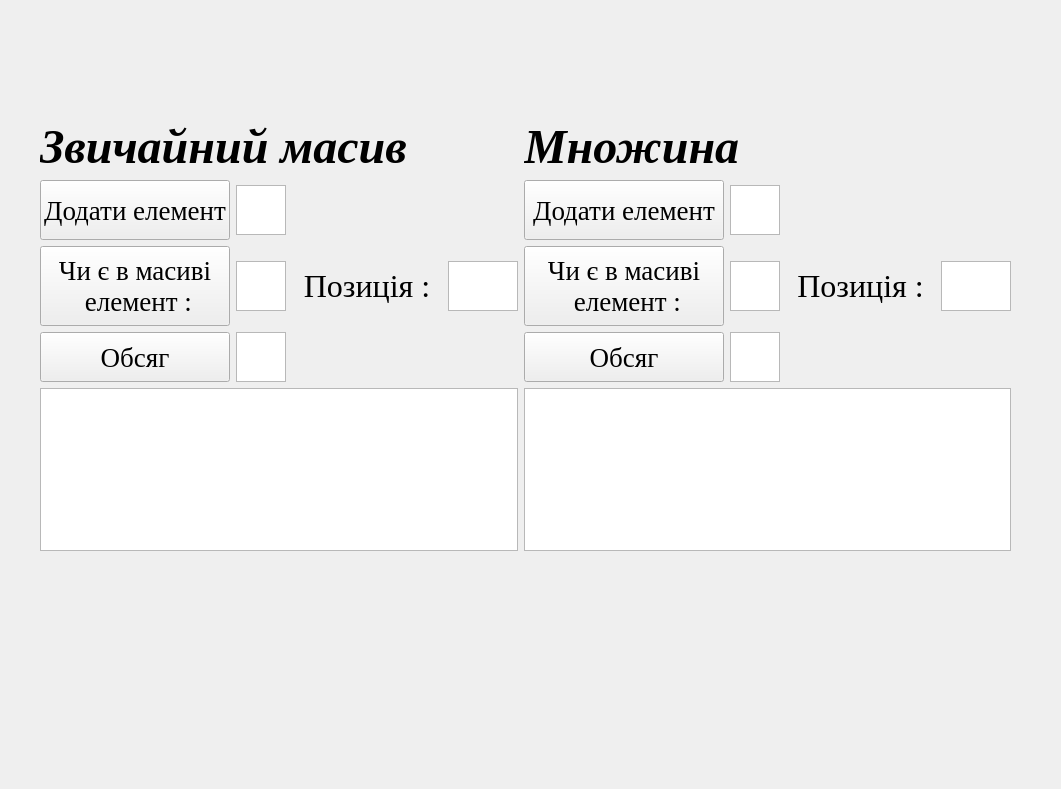
<?xml version="1.0" encoding="UTF-8"?>
<ui version="4.0">
 <class>MainWindow</class>
 <widget class="QMainWindow" name="MainWindow">
  <property name="geometry">
   <rect>
    <x>0</x>
    <y>0</y>
    <width>1061</width>
    <height>789</height>
   </rect>
  </property>
  <property name="windowTitle">
   <string>Array</string>
  </property>
  <widget class="QWidget" name="centralwidget">
   <widget class="QWidget" name="gridLayoutWidget">
    <property name="geometry">
     <rect>
      <x>40</x>
      <y>120</y>
      <width>971</width>
      <height>431</height>
     </rect>
    </property>
    <layout class="QGridLayout" name="gridLayout">
     <item row="3" column="6">
      <widget class="QLabel" name="label_7">
       <property name="font">
        <font>
         <family>Times</family>
         <pointsize>24</pointsize>
        </font>
       </property>
       <property name="layoutDirection">
        <enum>Qt::RightToLeft</enum>
       </property>
       <property name="text">
        <string>Позиція :</string>
       </property>
       <property name="alignment">
        <set>Qt::AlignCenter</set>
       </property>
      </widget>
     </item>
     <item row="5" column="4" colspan="4">
      <widget class="QTextEdit" name="SetArray">
       <property name="font">
        <font>
         <family>Times</family>
         <pointsize>36</pointsize>
        </font>
       </property>
       <property name="html">
        <string>&lt;!DOCTYPE HTML PUBLIC &quot;-//W3C//DTD HTML 4.0//EN&quot; &quot;http://www.w3.org/TR/REC-html40/strict.dtd&quot;&gt;
&lt;html&gt;&lt;head&gt;&lt;meta name=&quot;qrichtext&quot; content=&quot;1&quot; /&gt;&lt;style type=&quot;text/css&quot;&gt;
p, li { white-space: pre-wrap; }
&lt;/style&gt;&lt;/head&gt;&lt;body style=&quot; font-family:'Times'; font-size:36pt; font-weight:400; font-style:normal;&quot;&gt;
&lt;p style=&quot; margin-top:0px; margin-bottom:0px; margin-left:0px; margin-right:0px; -qt-block-indent:0; text-indent:0px;&quot;&gt; &lt;/p&gt;&lt;/body&gt;&lt;/html&gt;</string>
       </property>
      </widget>
     </item>
     <item row="3" column="1">
      <widget class="QTextEdit" name="value_simple">
       <property name="minimumSize">
        <size>
         <width>50</width>
         <height>50</height>
        </size>
       </property>
       <property name="maximumSize">
        <size>
         <width>50</width>
         <height>50</height>
        </size>
       </property>
       <property name="font">
        <font>
         <family>Times</family>
         <pointsize>24</pointsize>
        </font>
       </property>
      </widget>
     </item>
     <item row="0" column="4" colspan="4">
      <widget class="QLabel" name="label_4">
       <property name="font">
        <font>
         <family>Times</family>
         <pointsize>36</pointsize>
         <weight>75</weight>
         <italic>true</italic>
         <bold>true</bold>
        </font>
       </property>
       <property name="text">
        <string>Множина</string>
       </property>
      </widget>
     </item>
     <item row="3" column="2">
      <widget class="QLabel" name="label_6">
       <property name="font">
        <font>
         <family>Times</family>
         <pointsize>24</pointsize>
        </font>
       </property>
       <property name="layoutDirection">
        <enum>Qt::RightToLeft</enum>
       </property>
       <property name="text">
        <string>Позиція :</string>
       </property>
       <property name="alignment">
        <set>Qt::AlignCenter</set>
       </property>
      </widget>
     </item>
     <item row="1" column="0">
      <widget class="QPushButton" name="BaddSimple">
       <property name="enabled">
        <bool>true</bool>
       </property>
       <property name="minimumSize">
        <size>
         <width>0</width>
         <height>60</height>
        </size>
       </property>
       <property name="maximumSize">
        <size>
         <width>200</width>
         <height>60</height>
        </size>
       </property>
       <property name="font">
        <font>
         <family>Times</family>
         <pointsize>20</pointsize>
        </font>
       </property>
       <property name="text">
        <string>Додати елемент</string>
       </property>
      </widget>
     </item>
     <item row="3" column="3">
      <widget class="QTextEdit" name="position_simple">
       <property name="minimumSize">
        <size>
         <width>70</width>
         <height>50</height>
        </size>
       </property>
       <property name="maximumSize">
        <size>
         <width>70</width>
         <height>50</height>
        </size>
       </property>
       <property name="font">
        <font>
         <family>Times</family>
         <pointsize>24</pointsize>
        </font>
       </property>
       <property name="html">
        <string>&lt;!DOCTYPE HTML PUBLIC &quot;-//W3C//DTD HTML 4.0//EN&quot; &quot;http://www.w3.org/TR/REC-html40/strict.dtd&quot;&gt;
&lt;html&gt;&lt;head&gt;&lt;meta name=&quot;qrichtext&quot; content=&quot;1&quot; /&gt;&lt;style type=&quot;text/css&quot;&gt;
p, li { white-space: pre-wrap; }
&lt;/style&gt;&lt;/head&gt;&lt;body style=&quot; font-family:'Times'; font-size:24pt; font-weight:400; font-style:normal;&quot;&gt;
&lt;p style=&quot;-qt-paragraph-type:empty; margin-top:0px; margin-bottom:0px; margin-left:0px; margin-right:0px; -qt-block-indent:0; text-indent:0px;&quot;&gt;&lt;br /&gt;&lt;/p&gt;&lt;/body&gt;&lt;/html&gt;</string>
       </property>
      </widget>
     </item>
     <item row="3" column="7">
      <widget class="QTextEdit" name="position_set">
       <property name="minimumSize">
        <size>
         <width>70</width>
         <height>50</height>
        </size>
       </property>
       <property name="maximumSize">
        <size>
         <width>70</width>
         <height>50</height>
        </size>
       </property>
       <property name="font">
        <font>
         <family>Times</family>
         <pointsize>24</pointsize>
        </font>
       </property>
       <property name="html">
        <string>&lt;!DOCTYPE HTML PUBLIC &quot;-//W3C//DTD HTML 4.0//EN&quot; &quot;http://www.w3.org/TR/REC-html40/strict.dtd&quot;&gt;
&lt;html&gt;&lt;head&gt;&lt;meta name=&quot;qrichtext&quot; content=&quot;1&quot; /&gt;&lt;style type=&quot;text/css&quot;&gt;
p, li { white-space: pre-wrap; }
&lt;/style&gt;&lt;/head&gt;&lt;body style=&quot; font-family:'Times'; font-size:24pt; font-weight:400; font-style:normal;&quot;&gt;
&lt;p style=&quot;-qt-paragraph-type:empty; margin-top:0px; margin-bottom:0px; margin-left:0px; margin-right:0px; -qt-block-indent:0; text-indent:0px;&quot;&gt;&lt;br /&gt;&lt;/p&gt;&lt;/body&gt;&lt;/html&gt;</string>
       </property>
      </widget>
     </item>
     <item row="1" column="1">
      <widget class="QTextEdit" name="add_simple">
       <property name="minimumSize">
        <size>
         <width>50</width>
         <height>50</height>
        </size>
       </property>
       <property name="maximumSize">
        <size>
         <width>50</width>
         <height>50</height>
        </size>
       </property>
       <property name="font">
        <font>
         <family>Times</family>
         <pointsize>24</pointsize>
        </font>
       </property>
      </widget>
     </item>
     <item row="3" column="0">
      <widget class="QPushButton" name="B_simpleelementpos_2">
       <property name="enabled">
        <bool>true</bool>
       </property>
       <property name="minimumSize">
        <size>
         <width>160</width>
         <height>80</height>
        </size>
       </property>
       <property name="maximumSize">
        <size>
         <width>200</width>
         <height>80</height>
        </size>
       </property>
       <property name="font">
        <font>
         <family>Times</family>
         <pointsize>20</pointsize>
        </font>
       </property>
       <property name="text">
        <string>Чи є в масиві 
 елемент :</string>
       </property>
      </widget>
     </item>
     <item row="0" column="0" colspan="3">
      <widget class="QLabel" name="label">
       <property name="font">
        <font>
         <family>Times</family>
         <pointsize>36</pointsize>
         <weight>75</weight>
         <italic>true</italic>
         <bold>true</bold>
        </font>
       </property>
       <property name="text">
        <string>Звичайний масив</string>
       </property>
      </widget>
     </item>
     <item row="1" column="5">
      <widget class="QTextEdit" name="add_set">
       <property name="minimumSize">
        <size>
         <width>50</width>
         <height>50</height>
        </size>
       </property>
       <property name="maximumSize">
        <size>
         <width>50</width>
         <height>50</height>
        </size>
       </property>
       <property name="font">
        <font>
         <family>Times</family>
         <pointsize>24</pointsize>
        </font>
       </property>
      </widget>
     </item>
     <item row="1" column="4">
      <widget class="QPushButton" name="optimizedadd">
       <property name="enabled">
        <bool>true</bool>
       </property>
       <property name="minimumSize">
        <size>
         <width>200</width>
         <height>60</height>
        </size>
       </property>
       <property name="maximumSize">
        <size>
         <width>160</width>
         <height>60</height>
        </size>
       </property>
       <property name="font">
        <font>
         <family>Times</family>
         <pointsize>20</pointsize>
        </font>
       </property>
       <property name="text">
        <string>Додати елемент</string>
       </property>
      </widget>
     </item>
     <item row="3" column="5">
      <widget class="QTextEdit" name="value_set">
       <property name="minimumSize">
        <size>
         <width>50</width>
         <height>50</height>
        </size>
       </property>
       <property name="maximumSize">
        <size>
         <width>50</width>
         <height>50</height>
        </size>
       </property>
       <property name="font">
        <font>
         <family>Times</family>
         <pointsize>24</pointsize>
        </font>
       </property>
      </widget>
     </item>
     <item row="3" column="4">
      <widget class="QPushButton" name="B_simpleelementpos_3">
       <property name="enabled">
        <bool>true</bool>
       </property>
       <property name="minimumSize">
        <size>
         <width>160</width>
         <height>80</height>
        </size>
       </property>
       <property name="maximumSize">
        <size>
         <width>200</width>
         <height>80</height>
        </size>
       </property>
       <property name="font">
        <font>
         <family>Times</family>
         <pointsize>20</pointsize>
        </font>
       </property>
       <property name="text">
        <string>Чи є в масиві 
 елемент :</string>
       </property>
      </widget>
     </item>
     <item row="5" column="0" colspan="4">
      <widget class="QTextEdit" name="SimpleArray">
       <property name="font">
        <font>
         <family>Times</family>
         <pointsize>36</pointsize>
        </font>
       </property>
       <property name="html">
        <string>&lt;!DOCTYPE HTML PUBLIC &quot;-//W3C//DTD HTML 4.0//EN&quot; &quot;http://www.w3.org/TR/REC-html40/strict.dtd&quot;&gt;
&lt;html&gt;&lt;head&gt;&lt;meta name=&quot;qrichtext&quot; content=&quot;1&quot; /&gt;&lt;style type=&quot;text/css&quot;&gt;
p, li { white-space: pre-wrap; }
&lt;/style&gt;&lt;/head&gt;&lt;body style=&quot; font-family:'Times'; font-size:36pt; font-weight:400; font-style:normal;&quot;&gt;
&lt;p style=&quot; margin-top:0px; margin-bottom:0px; margin-left:0px; margin-right:0px; -qt-block-indent:0; text-indent:0px;&quot;&gt; &lt;/p&gt;&lt;/body&gt;&lt;/html&gt;</string>
       </property>
      </widget>
     </item>
     <item row="4" column="0">
      <widget class="QPushButton" name="B_simpleelementpos_4">
       <property name="enabled">
        <bool>true</bool>
       </property>
       <property name="minimumSize">
        <size>
         <width>160</width>
         <height>50</height>
        </size>
       </property>
       <property name="maximumSize">
        <size>
         <width>200</width>
         <height>50</height>
        </size>
       </property>
       <property name="font">
        <font>
         <family>Times</family>
         <pointsize>20</pointsize>
        </font>
       </property>
       <property name="text">
        <string>Обсяг</string>
       </property>
      </widget>
     </item>
     <item row="4" column="4">
      <widget class="QPushButton" name="B_simpleelementpos_5">
       <property name="enabled">
        <bool>true</bool>
       </property>
       <property name="minimumSize">
        <size>
         <width>160</width>
         <height>50</height>
        </size>
       </property>
       <property name="maximumSize">
        <size>
         <width>200</width>
         <height>50</height>
        </size>
       </property>
       <property name="font">
        <font>
         <family>Times</family>
         <pointsize>20</pointsize>
        </font>
       </property>
       <property name="styleSheet">
        <string notr="true"/>
       </property>
       <property name="text">
        <string>Обсяг</string>
       </property>
      </widget>
     </item>
     <item row="4" column="1">
      <widget class="QTextEdit" name="size_simple">
       <property name="minimumSize">
        <size>
         <width>50</width>
         <height>50</height>
        </size>
       </property>
       <property name="maximumSize">
        <size>
         <width>50</width>
         <height>50</height>
        </size>
       </property>
       <property name="font">
        <font>
         <family>Times</family>
         <pointsize>24</pointsize>
        </font>
       </property>
      </widget>
     </item>
     <item row="4" column="5">
      <widget class="QTextEdit" name="size_set">
       <property name="minimumSize">
        <size>
         <width>50</width>
         <height>50</height>
        </size>
       </property>
       <property name="maximumSize">
        <size>
         <width>50</width>
         <height>50</height>
        </size>
       </property>
       <property name="font">
        <font>
         <family>Times</family>
         <pointsize>24</pointsize>
        </font>
       </property>
      </widget>
     </item>
    </layout>
   </widget>
  </widget>
  <widget class="QMenuBar" name="menubar">
   <property name="geometry">
    <rect>
     <x>0</x>
     <y>0</y>
     <width>1061</width>
     <height>22</height>
    </rect>
   </property>
  </widget>
 </widget>
 <resources/>
 <connections/>
</ui>
